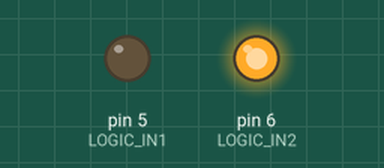
Bench run of a sketch on a simulated Arduino Uno, built with avr-gcc and run on an emulated ATmega328P. On the bench: output pins drawn as LEDs (lit = HIGH). What the sketch prints to the serial monitor is not drawn.

Above: at 0.1 s.
Timing chart, 0 to 1.6 s (numbered marks = the images above):
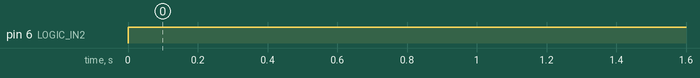

The sketch:

DRV_Attempt_1.ino
```cpp
// Basic sketch for setting up stimulation trigger for OpenXstim
// For any queries please contact: md.malam@connect.polyu.hk

// #define Hz 20 // set your stimulation frequency
// #define burst 10 // set your pulse number in the burst
//#define interphase_delay 20 // units are microseconds

#define LOGIC_IN1 5
#define LOGIC_IN2 6

// unsigned int frequency = 10; // HZ
// unsigned int interphaseDelay = 5000; // microseconds
// unsigned int interpulseDelay = 1000/frequency; // miliseconds

// unsigned int positivePulse = 5000; // microseconds
// unsigned int negativePulse = 5000; // microseconds

void setup() {
  Serial.begin(9600);

  pinMode(LOGIC_IN1, OUTPUT);
  pinMode(LOGIC_IN2, OUTPUT);

  digitalWrite(LOGIC_IN1, LOW);
  digitalWrite(LOGIC_IN2, LOW);
}
void loop() {

  // positive phase
  Serial.print("positive phase: ");

  digitalWrite(LOGIC_IN1, LOW);
  digitalWrite(LOGIC_IN2, HIGH);

  Serial.print(digitalRead(LOGIC_IN1));
  Serial.print(" ");
  Serial.println(digitalRead(LOGIC_IN2));
  delay(5000);

  // // interphase delay
  // Serial.print("i-phase delay: ");

  // digitalWrite(LOGIC_IN1, LOW);
  // digitalWrite(LOGIC_IN2, LOW);

  // Serial.print(digitalRead(LOGIC_IN1));
  // Serial.print(" ");
  // Serial.println(digitalRead(LOGIC_IN2));
  // delay(5000);

  // // negetive phase
  // Serial.print("negative phase: ");

  // digitalWrite(LOGIC_IN1, HIGH);
  // digitalWrite(LOGIC_IN2, LOW);

  // Serial.print(digitalRead(LOGIC_IN1));
  // Serial.print(" ");
  // Serial.println(digitalRead(LOGIC_IN2));
  // delay(5000);

  // // interpulse delay
  // Serial.print("i-pulse delay: ");

  // digitalWrite(LOGIC_IN1, LOW);
  // digitalWrite(LOGIC_IN2, LOW);

  // Serial.print(digitalRead(LOGIC_IN1));
  // Serial.print(" ");
  // Serial.println(digitalRead(LOGIC_IN2));
  // delay(5000);
}


//_________________//
// String inputString = "";
// bool stringComplete = false;


// unsigned int frequency = 20; // HZ
// unsigned int interphaseDelay = 5000000000; // microseconds
// unsigned int interpulseDelay = 1000/frequency; // miliseconds

// unsigned int positivePulse = 5000000000; // microseconds
// unsigned int negativePulse = 5000000000; // microseconds

// void setup() {
//   // initialized serial
//   Serial.begin(9600);
//   // reserve 200 bytes for the input string
//   inputString.reserve(200);

//   // pinMode(LED_BUILTIN, OUTPUT);
//   pinMode(IN1, OUTPUT);
//   pinMode(IN2, OUTPUT);
//   // pinMode(LED_BUILTIN, OUTPUT);

//   // set everything as low initially
//   // digitalWrite(IN1, LOW);
//   // digitalWrite(IN2, LOW);
// }
// void loop() {

//   // positive phase
//   Serial.println("Positive pulse");
//   digitalWrite(IN1, LOW);
//   digitalWrite(IN2, HIGH);
//   delayMicroseconds(positivePulse);

//   // interphase delay
//   Serial.println("I-Phase delay");
//   digitalWrite(IN1, LOW);
//   digitalWrite(IN2, LOW);
//   delayMicroseconds(interphaseDelay);

//   // negetive phase
//   Serial.println("Negative pulse");
//   digitalWrite(IN1, HIGH);
//   digitalWrite(IN2, LOW);
//   delayMicroseconds(negativePulse);

//   // interpulse delay
//   Serial.println("I-Pulse delay");
//   digitalWrite(IN1, LOW);
//   digitalWrite(IN2, LOW);
//   delay(interpulseDelay);

//   // digitalWrite(LED_BUILTIN, !digitalRead(LED_BUILTIN));

// }
```

Measured:
- by itself, pin 6 (LOGIC_IN2): LOW → HIGH at 0.00 s
